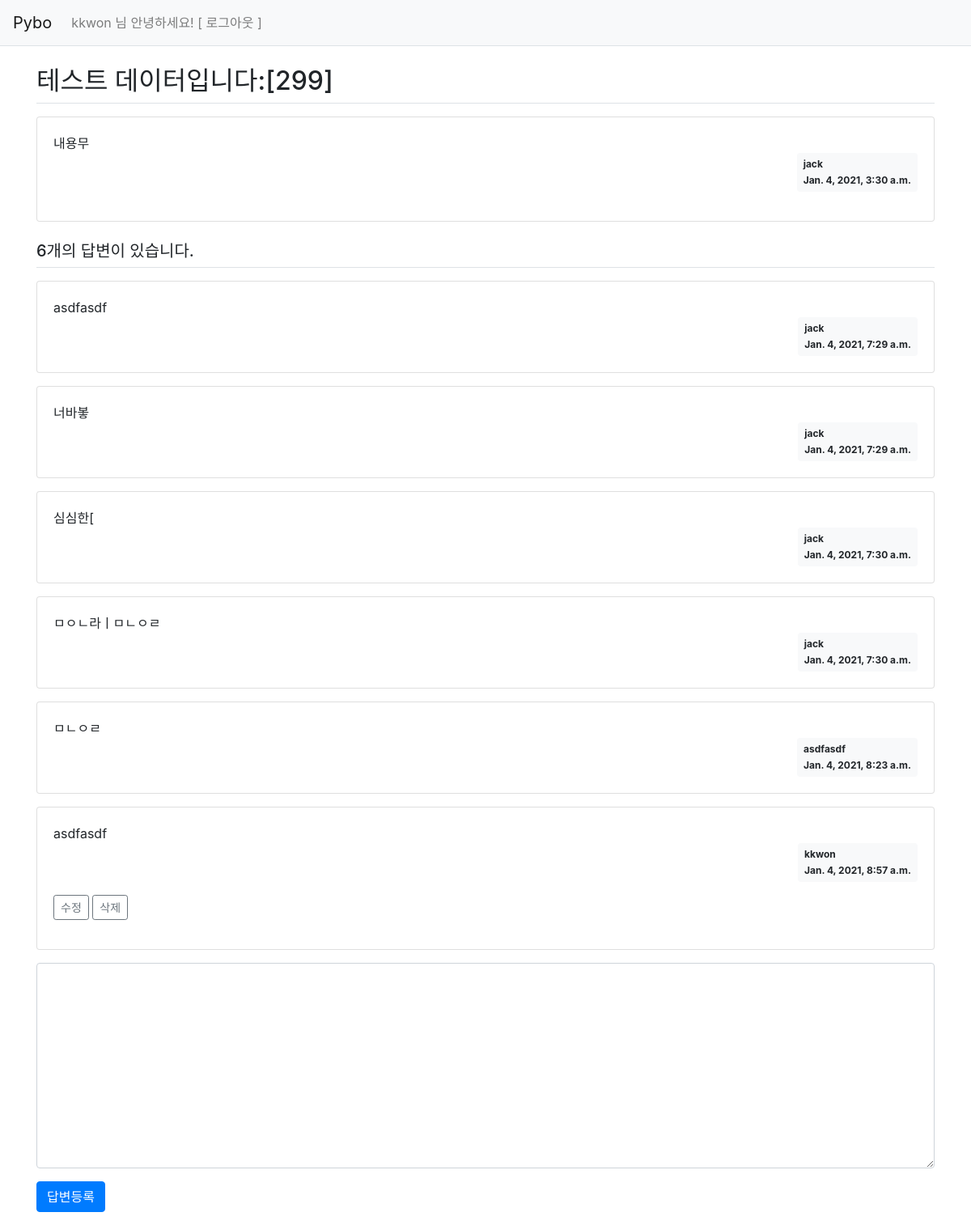
Page /pybo/309/ (signed in) on the committed database.
### apps/pybo/models.py (models this page shows, shortened)
class Question(models.Model):
    author = models.ForeignKey(User, on_delete=models.CASCADE)
    subject = models.CharField(max_length=200)
    content = models.TextField()
    create_date = models.DateTimeField()
    modify_date = models.DateTimeField(null=True, blank=True)

class Answer(models.Model):
    author = models.ForeignKey(User, on_delete=models.CASCADE)
    question = models.ForeignKey(Question, on_delete=models.CASCADE)
    content = models.TextField()
    create_date = models.DateTimeField()
    modify_date = models.DateTimeField(null=True, blank=True)
    """
        데이터 만들고 조회하기

        1. python manage.py shell 입력

        2. from apps.pybo.models import Question, Answer을 통하여 등록

        3. 입력
            - from django.utils import timezone -- 현재 시간 가져오기 위하여.
            - q = Question(subject='pybo가 무엇인가요?', content='pybo에 대해서 알고 싶습니다.', create_date=timezone.now())
            - q.save()

        4. 출력
         q.id --> 1
         모델 모두 조회 = Question.objects.all()
            특정 조건만 조회하고 싶은 경우 -> Question.objects.filter(조건식(ex. id=1))
            단, 여러개가 있을 경우, 조건에 맞는건 모두 조회하므로, 하나만 조회하고 싶을 경우, get(조건식)을 사용할 것!!!

        5. 수정
           - 우선 변경하고자 하는 데이터를 검색하여 변수에 할당한다. ex. q = Question.object.get(id=1) -- 반드시 'get()'으로 조회한 값으로 할당해야 한다.
           - 해당 변수의 속성값을 수정 ex. q.subject = 'asdf'
           - 저장 ex. q.save()

       6. 삭제
           - 수정과 같이, get()을 사용해 조회한 값을 특정 변수에 할당.
           - delete()함수를 사용하여 삭제.
           - 중간의 삭제되어도 기본키가 옮겨지는 등의 변화가 생기지 않는다.

       7. 외래키 넣기
           - 외래키의 대상이 되는 기본키 객체를 별도의 변수에 할당 ex. q = Question.objects.get(id=2)
           - 해당 객체를 외래키로 받을 모델객체 생성 후 변수에 할당 ex. a = Answer(question=q, content='네 자동으로 생성됩니다.', create_date=timezone.now())
           - 저장 ex. a.save()
           - Django 에서는 ORM 을 통하여, 단순 외래키로 연결이 된 것이 아닌, 객체끼리의 연결관계를 갖는다. 이렇게 의존하는 객체 또한 id를 통하여 기본키를 갖으며, 이는 별도의 키
           이므로, 객체간의 연결과는 관계가 없다. 대신, 연결된 객체를 통하여 해당 객체를 곧바로 호출하여 출력이 가능하다.

       8. answer_set 함수
           - 게시물 : 답변과 같이 1:N의 관계를 갖는 대상에 대하여 이러한 관계를 표현하기 위하여 사용한다.
           - ORM 관계에선 객체를 외래키로 받으므로, 이러한 기준으로 연결된 대상 객체들에 접근하기 위하여 사용한다. ex. q.answer_set.all()

    """

### apps/pybo/views.py (the view)
# urls.py: path('<int:question_id>/', views.detail, name='detail'),
def detail(request, question_id):
    question = get_object_or_404(Question, id=question_id)
    context = {'question': question}
    return render(request, 'pybo/question_detail.html', context)

### templates/pybo/question_detail.html (shortened to what this page needs)
{% extends 'pybo/base.html' %}
{% block content %}
    <div class="container my-3">
        <h2 class="border-bottom py-2">{{ question.subject }}</h2>
        <div class="card my-3">
            <div class="card-body">
                <div class="card-text" style="white-space: pre-line;">{{ question.content }}</div>
                <div class="d-flex justify-content-end">
                    <div class="badge badge-light p-2 text-left">
                        <div class="mb-2">{{ question.author.username }}</div>
                        <div>{{ question.create_date }}</div>
                    </div>
                </div>
            </div>
        </div>
        <h5 class="border-bottom my-3 py-2">{{ question.answer_set.count }}개의 답변이 있습니다.</h5>
        {% for answer in question.answer_set.all %}
            <div class="card my-3">
                <div class="card-body">
                    <div class="card-text" style="white-space: pre-line;">{{ answer.content }}</div>
                    <div class="d-flex justify-content-end">
                        <div class="badge badge-light p-2 text-left">
                            <div class="mb-2">{{ answer.author.username }}</div>
                            <div>{{ answer.create_date }}</div>
                        </div>
                    </div>
                    {% if request.user == answer.author %}
                        <div class="my-3">
                            <a href="{% url 'pybo:answer_modify' answer.id %}"
                               class="btn btn-sm btn-outline-secondary">수정</a>
                            <a href="#" class="delete btn btn-sm btn-outline-secondary "
                               data-uri="{% url 'pybo:answer_delete' answer.id %}">삭제</a>
                        </div>
                    {% endif %}
                </div>
            </div>
        {% endfor %}
        <form action="{% url 'pybo:answer_create' question.id %}" method="post" class="my-3">
            <div class="form-group">
            <textarea {% if not user.is_authenticated %} disabled {% endif %}
                                                         name="content" id="content" class="form-control"
                                                         rows="10"></textarea>
            </div>
            {% if not user.is_authenticated %}
                <a href="{% url 'common:login' %}" class="btn btn-primary">로그인</a>
            {% else %}
                <input type="submit" value="답변등록" class="btn btn-primary">
            {% endif %}
        </form>
    </div>
{% endblock %}

### templates/pybo/navbar.html (shortened to what this page needs)
<nav class="navbar navbar-expand-lg navbar-light bg-light border-bottom">
    <a class="navbar-brand" href="{% url 'pybo:index' %}">Pybo</a>
    <div class="collapse navbar-collapse flex-grow-0" id="navbarNav">
        <ul class="navbar-nav">
            <li class="nav-item ">
                {% if user.is_authenticated %}
                        <a class="nav-link" href="{% url 'common:logout' %}"> {{ user.username }} 님 안녕하세요! [ 로그아웃 ]</a>
                {% else %}
                    <a class="nav-link" href="{% url 'common:login' %}">로그인</a>
                {% endif %}
            </li>
        </ul>
    </div>
</nav>

### rows in the picture
Question: subject "테스트 데이터입니다:[299]", content "내용무", author.username "jack", create_date "Jan. 4, 2021, 3:30 a.m.", answer_set.count "6"
Answer: content "asdfasdf", author.username "jack", create_date "Jan. 4, 2021, 7:29 a.m."
Answer: content "너바봏", author.username "jack", create_date "Jan. 4, 2021, 7:29 a.m."
Answer: content "심심한[", author.username "jack", create_date "Jan. 4, 2021, 7:30 a.m."
Answer: content "ㅁㅇㄴ라ㅣㅁㄴㅇㄹ", author.username "jack", create_date "Jan. 4, 2021, 7:30 a.m."
Answer: content "ㅁㄴㅇㄹ", author.username "asdfasdf", create_date "Jan. 4, 2021, 8:23 a.m."
Answer: content "asdfasdf", author.username "kkwon", create_date "Jan. 4, 2021, 8:57 a.m.", shows "수정"

### other values in the picture
{{ user.username }} "kkwon"
